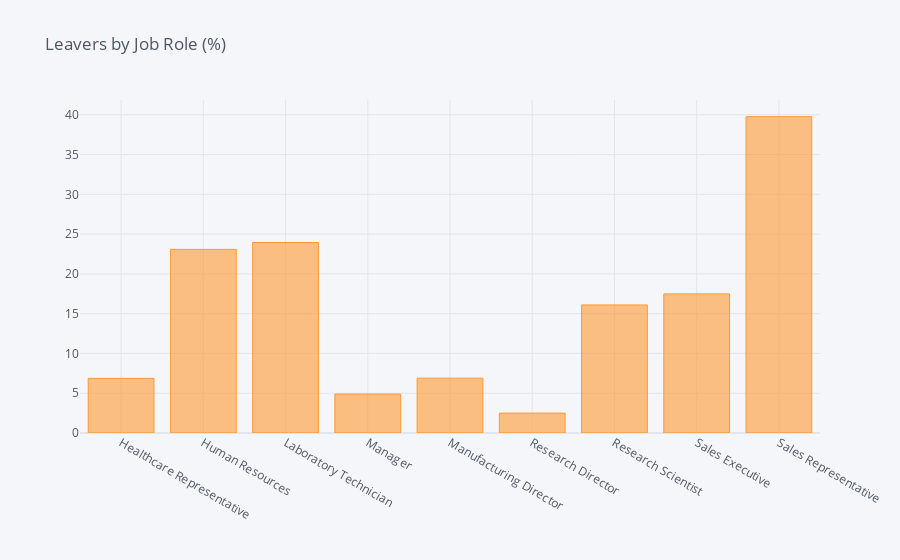

Source (notebook cell):
### Code cell
df_JobRole = pd.DataFrame(columns=["Job Role", "% of Leavers"])
i=0
for field in list(df['JobRole'].unique()):
    ratio = df[(df['JobRole']==field)&(df['Attrition']=="Yes")].shape[0] / df[df['JobRole']==field].shape[0]
    df_JobRole.loc[i] = (field, ratio*100)
    i += 1
    #print("In {}, the ratio of leavers is {:.2f}%".format(field, ratio*100))    
df_JR = df_JobRole.groupby(by="Job Role").sum()
df_JR.iplot(kind='bar',title='Leavers by Job Role (%)')

### Figure 1 — Plotly figure (JSON) as saved in the notebook; plotly's stock layout.template omitted (floating-point values rounded to 4 significant figures)
{"data": [{"marker": {"color": "rgba(255, 153, 51, 0.6)", "line": {"color": "rgba(255, 153, 51, 1.0)", "width": 1}}, "name": "% of Leavers", "orientation": "v", "text": "", "type": "bar", "x": ["Healthcare Representative", "Human Resources", "Laboratory Technician", "Manager", "Manufacturing Director", "Research Director", "Research Scientist", "Sales Executive", "Sales Representative"], "y": [6.87, 23.08, 23.94, 4.902, 6.897, 2.5, 16.1, 17.48, 39.76]}], "layout": {"legend": {"bgcolor": "#F5F6F9", "font": {"color": "#4D5663"}}, "paper_bgcolor": "#F5F6F9", "plot_bgcolor": "#F5F6F9", "title": {"font": {"color": "#4D5663"}, "text": "Leavers by Job Role (%)"}, "xaxis": {"gridcolor": "#E1E5ED", "showgrid": true, "tickfont": {"color": "#4D5663"}, "title": {"font": {"color": "#4D5663"}, "text": ""}, "zerolinecolor": "#E1E5ED"}, "yaxis": {"gridcolor": "#E1E5ED", "showgrid": true, "tickfont": {"color": "#4D5663"}, "title": {"font": {"color": "#4D5663"}, "text": ""}, "zerolinecolor": "#E1E5ED"}}}
